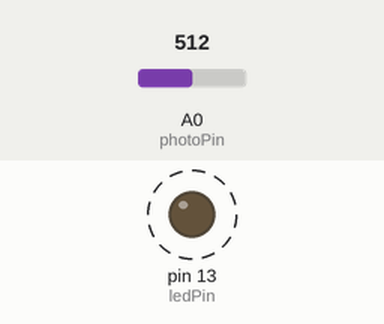
Recording of a sketch running on a simulated Arduino Uno, built with avr-gcc and run on an emulated ATmega328P. On the bench: output pins drawn as LEDs (lit = HIGH). Dashed ring = blinking. The test bench sets the inputs (shaded band); at power-on: A0 (photoPin) = 512.

Above: at 1.2 s.
1.3 s: A0 (photoPin) set to 108
4.3 s: A0 (photoPin) set to 92
At 5.12 s:
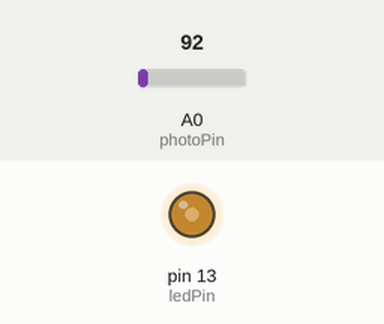
7.3 s: A0 (photoPin) set to 130
10.3 s: A0 (photoPin) set to 153
12.1 s: A0 (photoPin) set to 306
At 12.33 s:
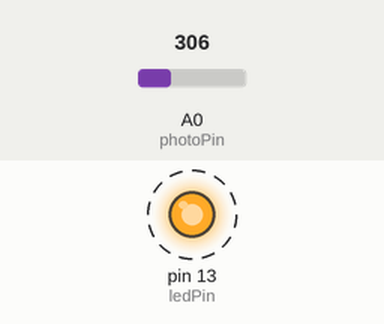
15.1 s: A0 (photoPin) set to 0
At 16.0 s:
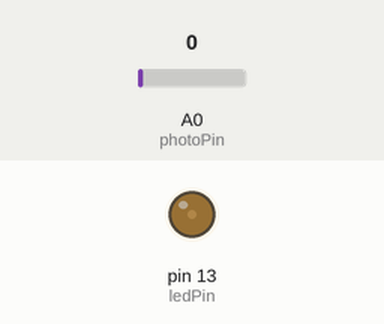
Timing chart, 0 to 17.6 s (numbered marks = the images above; inputs shaded):
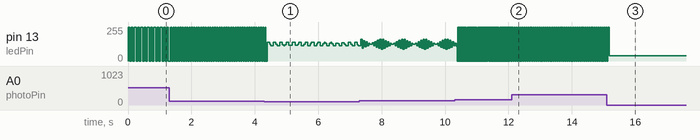

The sketch:

_4photoresitor.ino
```cpp
//photoresistor.ino - pisca mais rapidamente no escuro, mais lentamente quando ouver luz

int photoPin = A0;
int ledPin = 13;
int x = 0; //o...1023

void setup() {
  pinMode(ledPin, OUTPUT);
}

void loop() {
 x = analogRead(photoPin);
 digitalWrite(ledPin, HIGH);
 delay(x/10);
 digitalWrite(ledPin, LOW);
 delay(x/10);
}
```

Measured:
- after the input at 1.3 s, pin 13 (ledPin): alternates 255/255 for 0.01 s and 0/255 for 0.01 s, starting at once
- after the input at 12.1 s, pin 13 (ledPin): alternates 255/255 for 0.03 s and 0/255 for 0.03 s, starting after 0.11 s
- by itself, pin 13 (ledPin): alternates 255/255 for 0.05 s and 0/255 for 0.05 s
